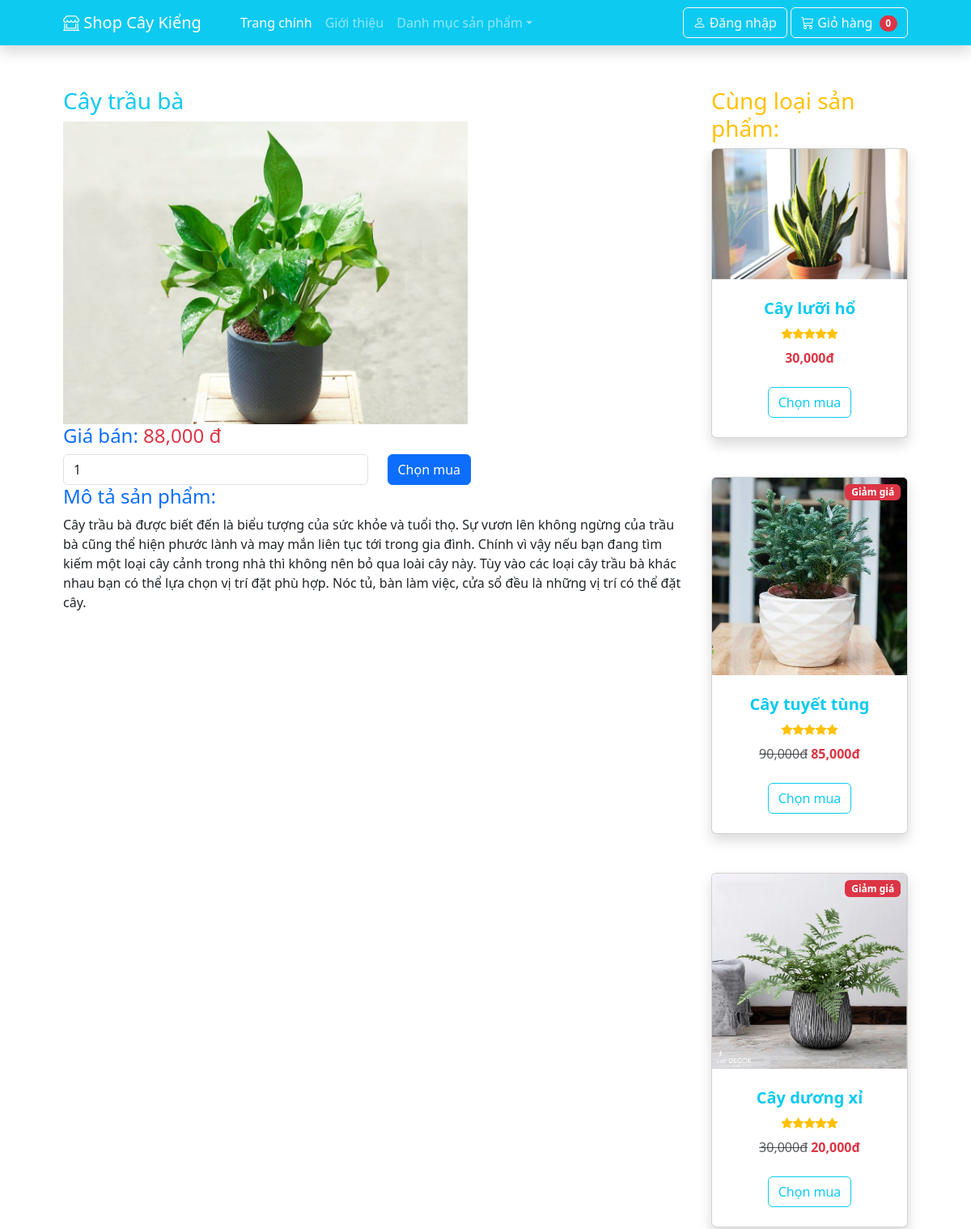
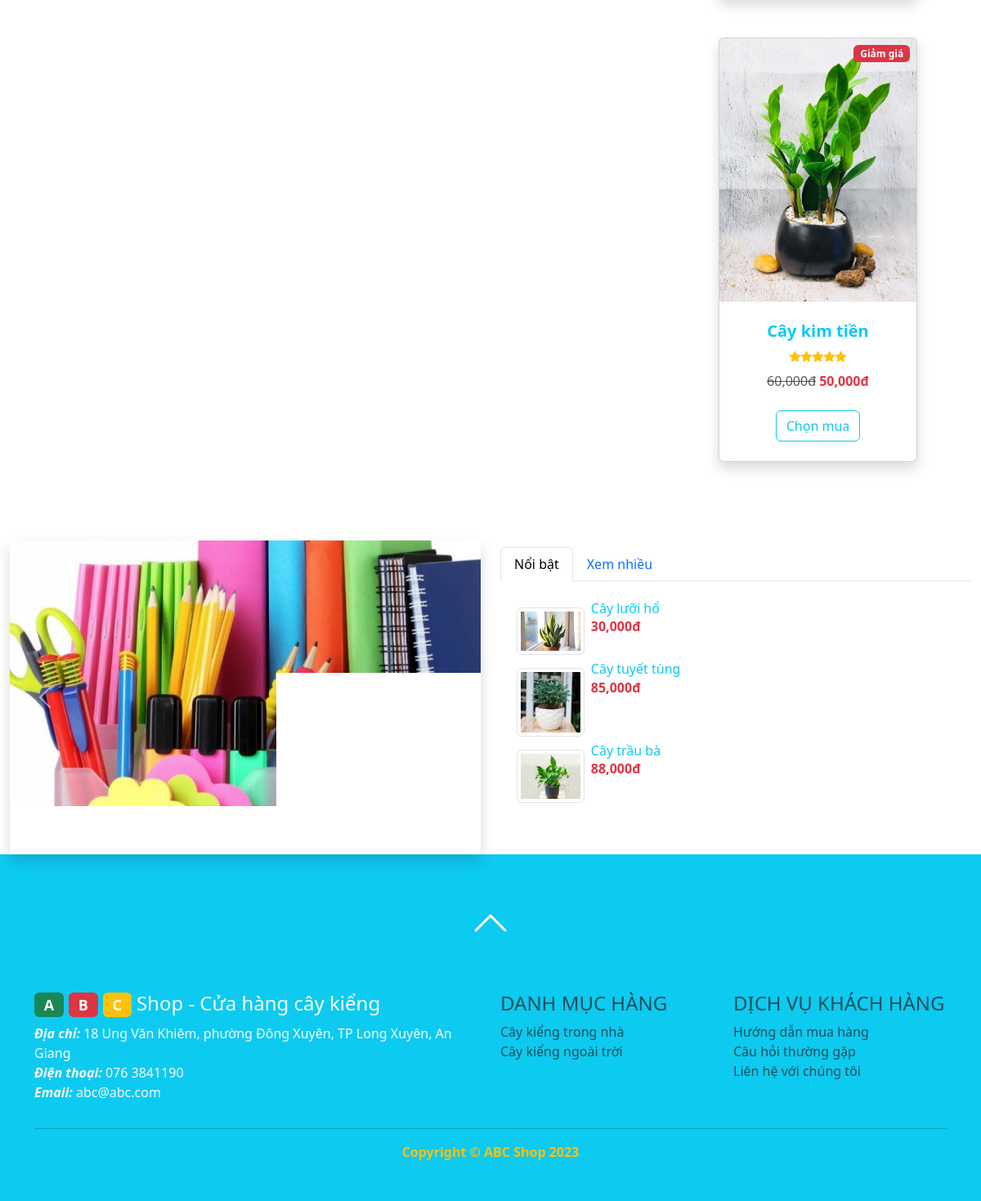
Page /index.php?action=detail&id=3 on the committed database (2 pictures, top to bottom).
### tables this page shows
CREATE TABLE `sanpham` (
  `id` int(11) NOT NULL,
  `tensp` text NOT NULL,
  `phanloaisp` int(11) NOT NULL,
  `mota` text NOT NULL,
  `giagoc` float NOT NULL,
  `giaban` float NOT NULL,
  `soluongton` int(11) NOT NULL,
  `hinhanh` text NOT NULL,
  `luotxem` int(11) NOT NULL,
  `luotmua` int(11) NOT NULL
);

CREATE TABLE `phanloai` (
  `id` int(11) NOT NULL,
  `tenpl` text NOT NULL
);

### model/sanpham.php (called while the page is built, shortened)
<?php
class SANPHAM
{
    public function laysanphamtheophanloai($phanloaisp)
    {
        $dbcon = DATABASE::connect();
        try {
            $sql = "SELECT * FROM sanpham WHERE phanloaisp=:madm";
            $cmd = $dbcon->prepare($sql);
            $cmd->bindValue(":madm", $phanloaisp);
            $cmd->execute();
            $result = $cmd->fetchAll();
            return $result;
        } catch (PDOException $e) {
            $error_message = $e->getMessage();
            echo "<p>Lỗi truy vấn: $error_message</p>";
            exit();
        }
    }
    public function laysanphamtheoid($id)
    {
        $dbcon = DATABASE::connect();
        try {
            $sql = "SELECT * FROM sanpham WHERE id=:id";
            $cmd = $dbcon->prepare($sql);
            $cmd->bindValue(":id", $id);
            $cmd->execute();
            $result = $cmd->fetch();
            return $result;
        } catch (PDOException $e) {
            $error_message = $e->getMessage();
            echo "<p>Lỗi truy vấn: $error_message</p>";
            exit();
        }
    }
    public function laysanphamxemnhieu()
    {
        $dbcon = DATABASE::connect();
        try {
            $sql = "SELECT * FROM sanpham ORDER BY luotxem DESC LIMIT 3";
            $cmd = $dbcon->prepare($sql);
            $cmd->execute();
            $result = $cmd->fetchAll();
            return $result;
        } catch (PDOException $e) {
            $error_message = $e->getMessage();
            echo "<p>Lỗi truy vấn: $error_message</p>";
            exit();
        }
    }
}

### model/phanloai.php (called while the page is built, shortened)
<?php
class PHANLOAI{
    public function layphanloai(){
        $dbcon = DATABASE::connect();
        try{
            $sql = "SELECT * FROM phanloai";
            $cmd = $dbcon->prepare($sql);
            $cmd->execute();
            $result = $cmd->fetchAll();
            return $result;
        }
        catch(PDOException $e){
            $error_message = $e->getMessage();
            echo "<p>Lỗi truy vấn: $error_message</p>";
            exit();
        }
    }
}
?>

### public/detail.php (the view, shortened to what this page needs)
<?php include("inc/top.php"); ?>
<div class="row">
  <div class="col-sm-9">
    <h3 class="text-info"><?php echo $spct["tensp"]; ?></h3>
    <div><img width="500px" src="../<?php echo $spct["hinhanh"]; ?>"></div>
    <div>
      <h4 class="text-primary">Giá bán:
        <span class="text-danger"><?php echo number_format($spct["giaban"]); ?> đ</span>
      </h4>
      <form method="post" class="form-inline">
        <div class="row">
          <div class="col">
            <input type="number" class="form-control" name="soluong" value="1">
          </div>
          <div class="col">
            <input type="submit" class="btn btn-primary" value="Chọn mua">
          </div>
        </div>
      </form>
    </div>
    <div>
      <h4 class="text-primary">Mô tả sản phẩm: </h4>
      <p><?php echo $spct["mota"]; ?></p>
    </div>
    <br>
  </div>
  <div class="col-sm-3">
    <h3 class="text-warning">Cùng loại sản phẩm:</h3>
    <?php
    foreach ($sanpham as $s) :
      if ($s["id"] != $spct["id"]) {
    ?>
        <div>
          <div class="col mb-5">
            <div class="card h-100 shadow">
              <?php if ($s["giaban"] != $s["giagoc"]) { ?>
                <div class="badge bg-danger text-white position-absolute" style="top: 0.5rem; right: 0.5rem">Giảm giá</div>
              <?php }
              ?>
              <a href="?action=detail&id=<?php echo $s["id"]; ?>">
                <img class="card-img-top" src="../<?php echo $s["hinhanh"]; ?>" alt="<?php echo $s["tensp"]; ?>" />
              </a>
              <div class="card-body p-4">
                <div class="text-center">
                  <a class="text-decoration-none" href="?action=detail&id=<?php echo $s["id"]; ?>">
                    <h5 class="fw-bolder text-info"><?php echo $s["tensp"]; ?></h5>
                  </a>
                  <div class="d-flex justify-content-center small text-warning mb-2">
                    <div class="bi-star-fill"></div>
                    <div class="bi-star-fill"></div>
                    <div class="bi-star-fill"></div>
                    <div class="bi-star-fill"></div>
                    <div class="bi-star-fill"></div>
                  </div>
                  <?php if ($s["giaban"] != $s["giagoc"]) { ?>
                    <span class="text-muted text-decoration-line-through"><?php echo number_format($s["giagoc"]); ?>đ</span><?php }
                                                                                                                            ?>
                  <span class="text-danger fw-bolder"><?php echo number_format($s["giaban"]); ?>đ</span>
                </div>
              </div>
              <div class="card-footer p-4 pt-0 border-top-0 bg-transparent">
                <div class="text-center"><a class="btn btn-outline-info mt-auto" href="#">Chọn mua</a></div>
              </div>
            </div>
          </div>
        </div>
    <?php
      }
    endforeach;
    ?>
  </div>
</div>
<?php include("inc/bottom.php"); ?>

### public/inc/bottom.php (shortened to what this page needs)
            </div>
        </section>
        <section>
            <div class="container-fluid">
                <div class="row">
                    <div class="col-md-6">
                        <?php include("inc/carousel.php"); ?>
                    </div>
                    <div class="col-md-6 pt-2">
                      <ul class="nav nav-tabs" role="tablist">
                        <li class="nav-item">
                          <a class="nav-link active" data-bs-toggle="tab" href="#menu1">Nổi bật</a>
                        </li>
                        <li class="nav-item">
                          <a class="nav-link" data-bs-toggle="tab" href="#menu2">Xem nhiều</a>
                        </li>
                      </ul>
                      <div class="tab-content">
                        <div id="menu1" class="container tab-pane active"><br>
                          <?php include("inc/topview.php"); ?>
                        </div>
                      </div>
                    </div>
                </div>
            </div>
        </section>
        <footer class="py-5 bg-info">
            <div class="text-center mb-5"><a class="text-warning" href="#top"><i class="bi bi-chevron-up"  style="font-size: 3rem; font-weight: bold; color:white;"></i></a></div>
            <div class="container">
                <div class="row">
                    <div class="col-md-6 text-light">
                        <a href="index.php" class="text-decoration-none text-white">
                        <h4><span class="badge text-white bg-success">A</span>
                            <span class="badge text-white bg-danger">B</span>
                            <span class="badge text-white bg-warning">C</span> Shop - Cửa hàng cây kiểng</h4></a>
                        <p><b><i>Địa chỉ:</i></b> 18 Ung Văn Khiêm, phường Đông Xuyên, TP Long Xuyên, An Giang<br>
                            <b><i>Điện thoại:</i></b> 076 3841190<br>
                            <b><i>Email:</i></b> abc@abc.com</p>
                    </div>
                    <div class="col-md-3 text-muted">
                        <h4>DANH MỤC HÀNG</h4>
                        <?php foreach ($phanloai as $l): ?>
                            <a class="list-group-item" href="?action=group&id=<?php echo $l["id"]; ?>">
							<?php echo $l["tenpl"]; ?>
							</a>
                        <?php endforeach; ?>
                    </div>
                    <div class="col-md-3 text-muted">
                        <h4>DỊCH VỤ KHÁCH HÀNG</h4>
                        <a href="#" class="list-group-item">Hướng dẫn mua hàng</a>
                        <a href="#" class="list-group-item">Câu hỏi thường gặp</a>
                        <a href="#" class="list-group-item">Liên hệ với chúng tôi</a>
                    </div>
                </div>
                <hr>
                <p class="m-0 text-center text-warning fw-bolder">Copyright &copy; ABC Shop 2023</p></div>
        </footer>
    </body>
</html>

### public/inc/topview.php
<div class="d-flex flex-column">
<?php foreach($sanphamxemnhieu as $x): ?>
	<div style="max-height:100px"><a class="text-decoration-none" href="index.php?action=detail&id=<?php echo $x["id"]; ?>">
		<img style="max-width:15%" class="img-thumbnail float-start m-2"
			src="../<?php echo $x["hinhanh"]; ?>"
			alt="<?php echo $x["tensp"]; ?>">
		<h6 class="card-title text-info"><?php echo $x["tensp"]; ?></h6>
		<p class="card-text text-danger fw-bold"><?php echo number_format($x["giaban"]); ?>đ</p>	</a>
	</div>
<?php endforeach; ?>
</div>

### rows in the picture
sanpham: tensp "Cây trầu bà", hinhanh (picture), giaban "88,000", mota "Cây trầu bà được biết đến là biểu tượng của sức khỏe và tuổi thọ. Sự vươn lên không ngừng của trầu bà cũng thể hiện phước lành và may mắn liên tục tới trong gia đình. Chính vì vậy nếu bạn đang tìm kiếm một loại cây cảnh trong nhà thì không nên bỏ qua loài cây này. Tùy vào các loại cây trầu bà khác nhau bạn có thể lựa chọn vị trí đặt phù hợp. Nóc tủ, bàn làm việc, cửa sổ đều là những vị trí có thể đặt cây."
sanpham: hinhanh (picture), tensp "Cây lưỡi hổ", giaban "30,000"
sanpham: shows "Giảm giá", hinhanh (picture), tensp "Cây tuyết tùng", giagoc "90,000", giaban "85,000"
sanpham: shows "Giảm giá", hinhanh (picture), tensp "Cây dương xỉ", giagoc "30,000", giaban "20,000"
sanpham: shows "Giảm giá", hinhanh (picture), tensp "Cây kim tiền", giagoc "60,000", giaban "50,000"
phanloai: tenpl "Cây kiểng trong nhà"
phanloai: tenpl "Cây kiểng ngoài trời"
